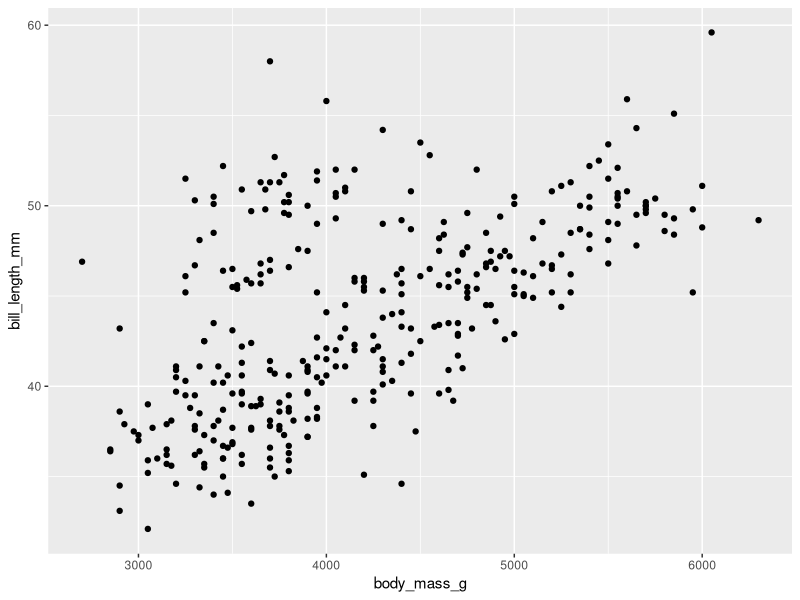
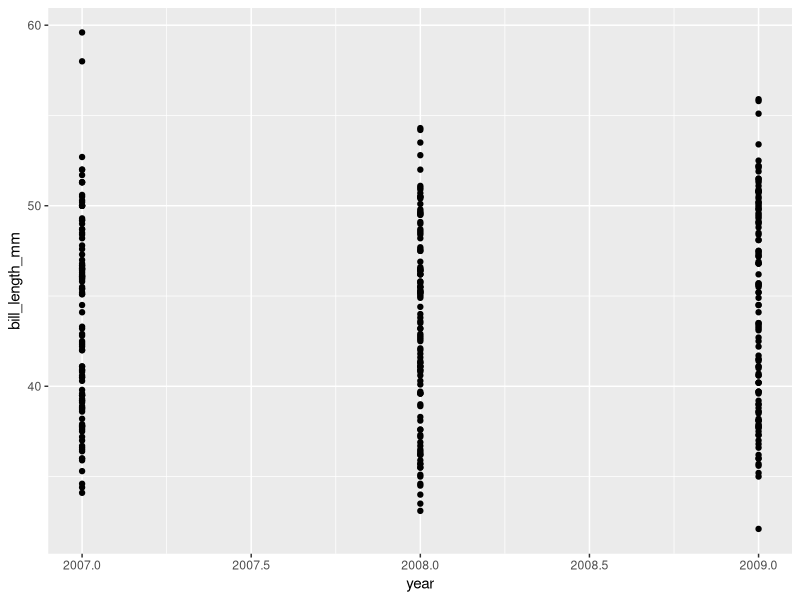
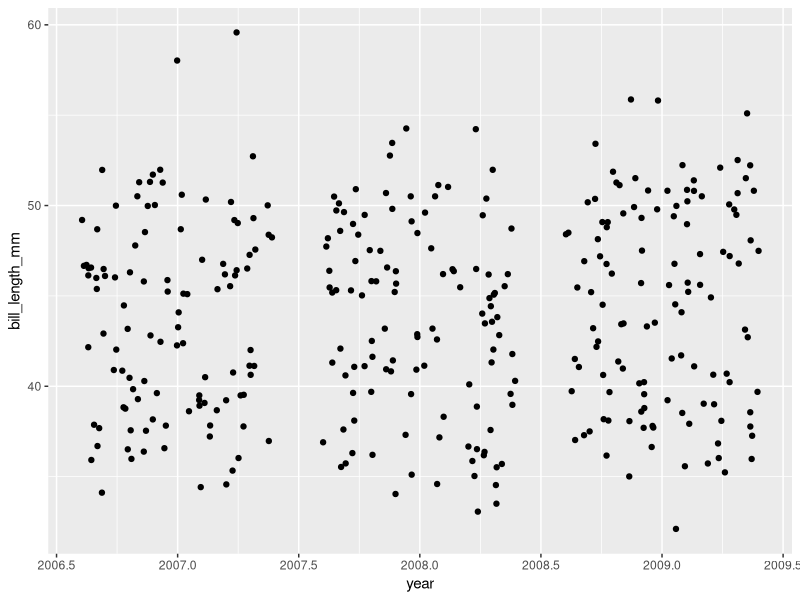
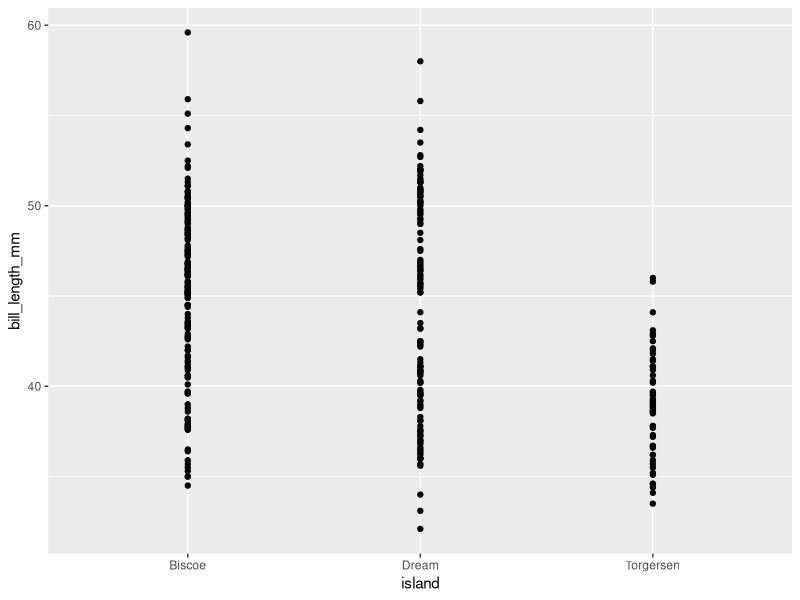
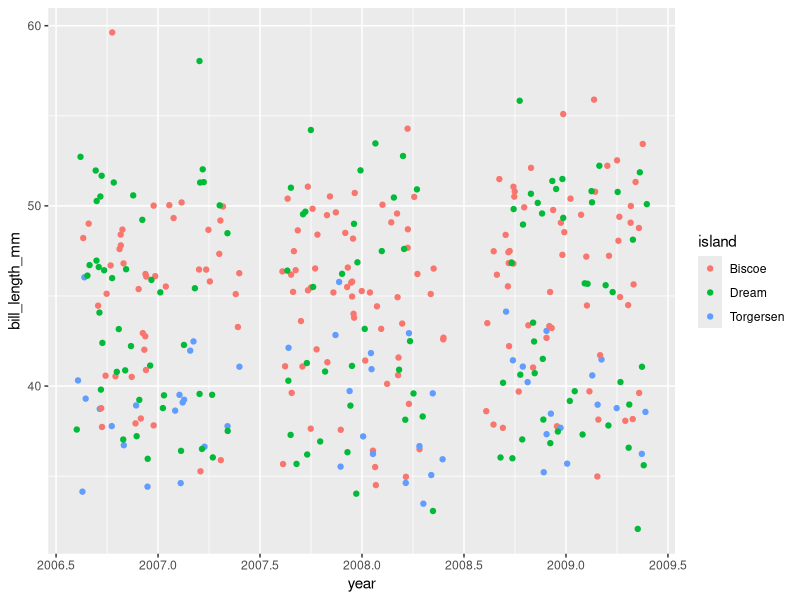
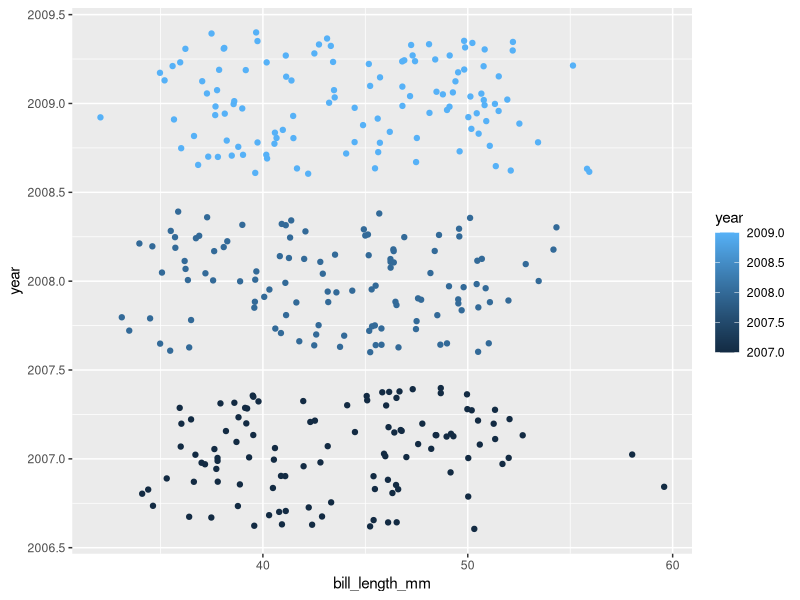
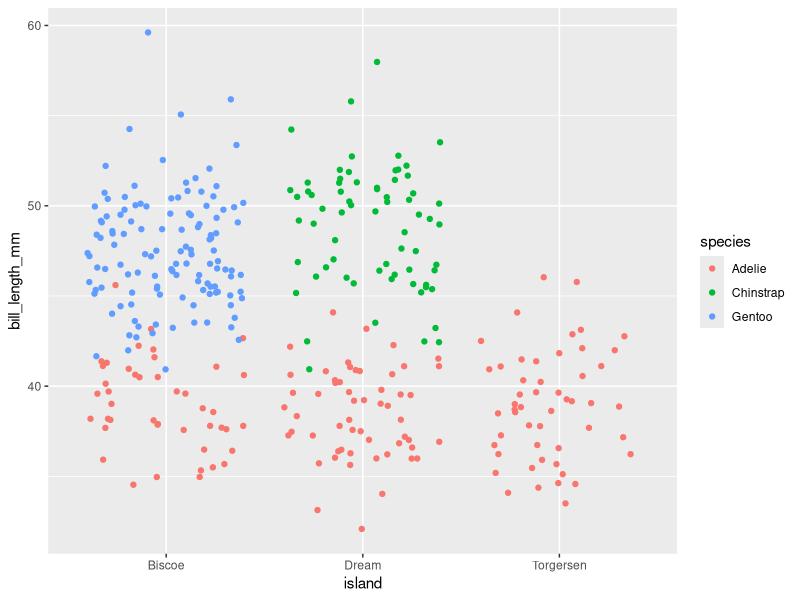
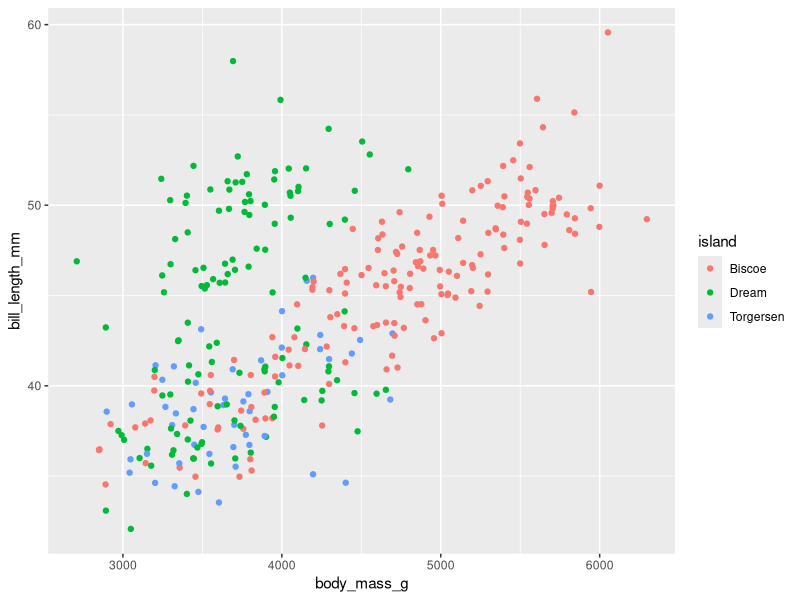

R code for these plots, in order:
## ---- chunk 1
knitr::opts_chunk$set(echo = TRUE, 
                      fig.retina = 3)
## ---- chunk 2
# install.packages("tidyverse")
# install.packages("penguins")
library(tidyverse)
## ---- chunk 3
penguins <- palmerpenguins::penguins
## ---- chunk 4
penguins
## ---- chunk 5
ggplot(data = penguins) + 
  geom_point(
    mapping = aes(x = body_mass_g,
                  y = bill_length_mm)
  )
## ---- chunk 6
## 1a
ggplot(data = penguins) +
  geom_point(
    mapping = aes(x = year, 
                  y = bill_length_mm)
  )

# 1b
ggplot(data = penguins) +
  geom_jitter(
    mapping = aes(x = year, 
                  y = bill_length_mm)
  )

## 1c
ggplot(data = penguins) +
  geom_point(
    mapping = aes(x = island, 
                  y = bill_length_mm)
  )

## ---- chunk 7
ggplot(data = penguins) + 
  geom_jitter(
    mapping = aes(x = year, 
                  y = bill_length_mm, 
                  colour = island)
  )
## ---- chunk 8
## 2a
ggplot(data = penguins) + 
  geom_jitter(
    mapping = aes(x = bill_length_mm, 
                  y = year,
                  colour = year)
  )

# 2b
ggplot(data = penguins) + 
  geom_jitter(
    mapping = aes(x = island, 
                  y = bill_length_mm,
                  colour = species)
  )


## 2c
ggplot(data = penguins) + 
  geom_jitter(
    mapping = aes(x = body_mass_g, 
                  y = bill_length_mm,
                  colour = island)
  )

# 2d
ggplot(data = penguins) + 
  geom_jitter(
    mapping = aes(x = body_mass_g, 
                  y = bill_length_mm,
                  colour = year)
  )
## ---- chunk 9
ggplot(data = penguins) + 
  geom_point(
    mapping = aes(x = body_mass_g, 
                  y = bill_length_mm, 
                  colour = island, 
                  size = bill_depth_mm)
  )
## ---- chunk 10
ggplot(data = penguins) + 
  geom_point(
    mapping = aes(x = body_mass_g, 
                  y = bill_length_mm, 
                  colour = year, 
                  shape = island,
                  size = bill_depth_mm)
  )
## ---- chunk 11
ggplot(data = penguins) + 
  geom_point(
    mapping = aes(x = body_mass_g, 
                  y = bill_length_mm),
    colour = "blue"
  )
## ---- chunk 12
## 4a
ggplot(data = penguins) + 
  geom_point(
    mapping = aes(x = body_mass_g, 
                  y = bill_length_mm, 
                  colour = year)
  )

## 4b
ggplot(data = penguins) + 
  geom_point(
    mapping = aes(x = body_mass_g, 
                  y = bill_length_mm, 
                  alpha = year)
  )

## 4c
ggplot(data = penguins) + 
  geom_point(
    mapping = aes(x = body_mass_g, 
                  y = bill_length_mm),
    alpha = 0.7)

## 4d
ggplot(data = penguins) + 
  geom_point(
    mapping = aes(x = body_mass_g, 
                  y = bill_length_mm,
                  colour = "blue")
  )
## ---- chunk 13
ggplot(data = penguins) + 
  geom_point(
    aes(x = bill_depth_mm, 
        y = bill_length_mm, 
        colour = island)
  ) +
  facet_wrap(~year) + 
  labs(
    title = "Bill depth vs bill length over time",
    subtitle = "In the past 3 years, relationship between bill depth and length in penguins do not seem to change",
    caption = "Originally published in doi:10.1371/journal.pone.0090081",
    x = "Bill length, (mm)",
    y = "Bill depth, (mm)",
    colour = "Island"
  )
## ---- chunk 14
ggplot(data = penguins) + 
  geom_line(
    mapping = aes(x = year, 
                  y = bill_length_mm, 
                  group = species, 
                  colour = species)
  )
## ---- chunk 15
ggplot(data = penguins) + 
  geom_boxplot(
    mapping = aes(x = island, 
                  y = bill_length_mm)
  )
## ---- chunk 16
ggplot(data = penguins) + 
  geom_jitter(
    mapping = aes(x = island, 
                  y = bill_length_mm, 
                  colour = island)
  ) +
  geom_boxplot(
    mapping = aes(x = island,
                  y = bill_length_mm, 
                  colour = island)
  )

## ---- chunk 17
ggplot(data = penguins,
       mapping = aes(x = island, 
                     y = bill_length_mm,
                     colour = island)
) + 
  geom_jitter() +
  geom_boxplot()

## ---- chunk 18
ggplot(data = penguins, 
       mapping = aes(x = bill_depth_mm, 
                     y = bill_length_mm)
) +
  geom_point(alpha = 0.5) +
  geom_smooth(method = "lm")
## ---- chunk 19

# 5a
ggplot(data = penguins, 
       mapping = aes(x = bill_depth_mm, 
                     y = bill_length_mm)) +
  geom_point(mapping = aes(colour = species),
             alpha = 0.5) +
  geom_smooth(method = "lm")

# Alternative solution
ggplot(data = penguins, 
       mapping = aes(x = bill_depth_mm, 
                     y = bill_length_mm, 
                     colour = species)) +
  geom_point(alpha = 0.5) +
  geom_smooth(method = "lm", 
              colour = "black")

# 5b
ggplot(data = penguins, 
       mapping = aes(x = bill_depth_mm, 
                     y = bill_length_mm)) +
  geom_point(mapping = aes(colour = species),
             alpha = 0.5) +
  geom_smooth(method = "lm", aes(colour = species)) +
  geom_smooth(method = "lm", colour = "black")
## ---- chunk 20
ggplot(data = penguins,
       mapping = aes(x = log(body_mass_g), 
                     y = bill_length_mm, 
                     colour = island)
) +
  geom_point() +
  geom_smooth(method = "lm")
## ---- chunk 21
ggplot(data = penguins,
       mapping = aes(x = body_mass_g, 
                     y = bill_length_mm, 
                     colour = island)
) +
  geom_point() +
  geom_smooth(method = "lm") +
  scale_x_log10()
## ---- chunk 22
## 6a
ggplot(penguins) +
  geom_boxplot(
    mapping = aes(y = body_mass_g, 
                  x = year, 
                  group = year)
  )

## 6b
ggplot(penguins) +
  geom_histogram(
    mapping = aes(x = body_mass_g),
    bins = 50
  )

## 6c
ggplot(penguins) +
  geom_density(
    mapping = aes(x = body_mass_g, 
                  colour = island)
  ) 

## 6d
ggplot(penguins) +
  geom_density2d(
    mapping = aes(x = body_mass_g,
                  y = bill_length_mm,
                  colour = island)
  )
## ---- chunk 23
ggplot(data = penguins, 
       mapping = aes(x = body_mass_g, 
                     y = bill_length_mm)
) +
  geom_point() +
  geom_smooth() +
  facet_wrap(~ island)
## ---- chunk 24
## 7a
ggplot(data = penguins, 
       mapping = aes(x = body_mass_g, 
                     y = bill_length_mm)
) +
  geom_point() +
  geom_smooth(method = "lm") +
  facet_wrap(~ year)

## 7b
ggplot(data = penguins, 
       mapping = aes(x = body_mass_g, 
                     y = bill_length_mm)
) +
  geom_point() +
  geom_smooth(method = "lm") +
  facet_wrap( ~ island)
## ---- chunk 25
ggplot(penguins)+
  geom_density(
    aes(x = body_mass_g, 
        colour = island)
  ) +
  scale_colour_brewer(palette = "Dark2")
## ---- chunk 26
ggplot(penguins)+
  geom_density(
    aes(x = body_mass_g, 
        fill = island), 
    alpha = .5
  ) +
  scale_fill_brewer(palette = "Dark2")
## ---- chunk 27
ggplot(penguins)+
  geom_density(
    aes(x = body_mass_g, 
        fill = island),
    alpha = .5
  ) +
  scale_fill_manual(values = c("firebrick", "dodgerblue", "forestgreen"))
## ---- chunk 28
ggplot(penguins)+
  geom_density(
    aes(x = body_mass_g, 
        fill = island), 
    alpha = .5
  ) +
  scale_fill_viridis_d()
## ---- chunk 29
## 8a
ggplot(penguins) +
  geom_boxplot(
    mapping = aes(y = body_mass_g, 
                  x = factor(year),
                  fill = factor(year))
  ) +
  scale_fill_viridis_d()

## 8b
ggplot(penguins) +
  geom_point(
    mapping = aes(x = body_mass_g,
                  y = bill_length_mm, 
                  colour = body_mass_g)
  ) +
  scale_colour_viridis_c()

## 8c
ggplot(penguins)+
  geom_density2d(
    aes(x = body_mass_g, 
        y = bill_length_mm, 
        colour = island)
  ) +
  scale_colour_brewer(palette = "Dark2")
## ---- chunk 30
ggplot(penguins) +
  geom_boxplot(
    mapping = aes(y = body_mass_g, 
                  x = factor(year),
                  fill = factor(year))
  ) +
  scale_fill_viridis_d() +
  theme_classic()
## ---- chunk 31
ggplot(penguins) +
  geom_boxplot(
    mapping = aes(y = body_mass_g, 
                  x = factor(year),
                  fill = factor(year))
  ) +
  scale_fill_viridis_d() +
  theme(
    legend.position = "bottom"
  )
## ---- chunk 32
## 9a
ggplot(penguins) +
  geom_boxplot(
    mapping = aes(y = body_mass_g, 
                  x = factor(year),
                  fill = factor(year))
  ) +
  theme_dark()

## 9b
ggplot(penguins)+
  geom_density2d(
    aes(x = body_mass_g, 
        y = bill_length_mm, 
        colour = island)
  ) +
  scale_colour_brewer(palette = "Dark2")
